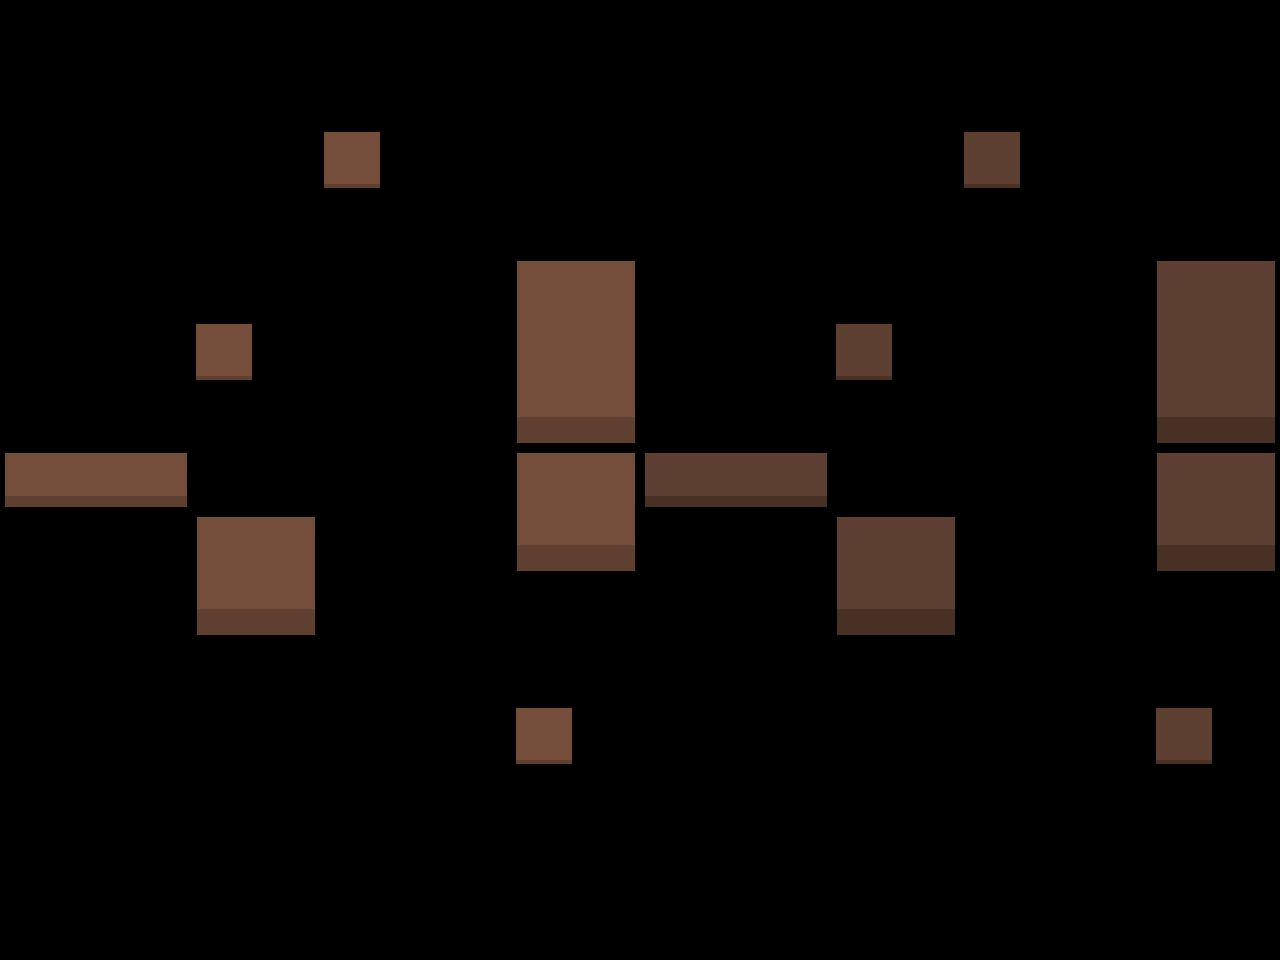

This is a level from a 2D game, rendered from its Tiled map with the project's own tilesets. A one-line summary and the complete map file follow:
An orthogonal 20x15 tile map with 64x64 px tiles, 1 tile layer (Слой тайлов 2) and 16 objects (12x solid, 4x spawn).

<map version="1.5" tiledversion="1.7.2" orientation="orthogonal" renderorder="right-down" width="20" height="15" tilewidth="64" tileheight="64" infinite="0" nextlayerid="4" nextobjectid="17">
 <editorsettings>
  <chunksize width="64" height="64" />
 </editorsettings>
 <tileset firstgid="1" name="tileset" tilewidth="64" tileheight="64" tilecount="50" columns="10">
  <image source="../image/tileset.png" width="640" height="320" />
 </tileset>
 <objectgroup id="2" name="Слой объектов 1">
  <object id="1" name="SpawnBall0" type="spawn" x="384" y="768" width="64" height="64" />
  <object id="2" name="SpawnHole0" type="spawn" x="128" y="128" width="64" height="64" />
  <object id="3" name="SpawnBall1" type="spawn" x="1024" y="768" width="64" height="64" />
  <object id="4" name="SpawnHole1" type="spawn" x="768" y="128" width="64" height="64" />
  <object id="5" type="solid" x="0" y="448" width="192" height="64" />
  <object id="6" type="solid" x="192" y="320" width="64" height="64" />
  <object id="7" type="solid" x="320" y="128" width="64" height="64" />
  <object id="8" type="solid" x="192" y="512" width="128" height="128" />
  <object id="9" type="solid" x="512" y="256" width="128" height="320" />
  <object id="10" type="solid" x="512" y="704" width="64" height="64" />
  <object id="11" type="solid" x="832" y="512" width="128" height="128" />
  <object id="12" type="solid" x="640" y="448" width="192" height="64" />
  <object id="13" type="solid" x="832" y="320" width="64" height="64" />
  <object id="14" type="solid" x="960" y="128" width="64" height="64" />
  <object id="15" type="solid" x="1152" y="256" width="128" height="320" />
  <object id="16" type="solid" x="1152" y="704" width="64" height="64" />
 </objectgroup>
 <layer id="3" name="Слой тайлов 2" width="20" height="15">
  <data>
   <tile />
   <tile />
   <tile />
   <tile />
   <tile />
   <tile />
   <tile />
   <tile />
   <tile />
   <tile />
   <tile />
   <tile />
   <tile />
   <tile />
   <tile />
   <tile />
   <tile />
   <tile />
   <tile />
   <tile />
   <tile />
   <tile />
   <tile />
   <tile />
   <tile />
   <tile />
   <tile />
   <tile />
   <tile />
   <tile />
   <tile />
   <tile />
   <tile />
   <tile />
   <tile />
   <tile />
   <tile />
   <tile />
   <tile />
   <tile />
   <tile />
   <tile />
   <tile />
   <tile />
   <tile />
   <tile gid="5" />
   <tile />
   <tile />
   <tile />
   <tile />
   <tile />
   <tile />
   <tile />
   <tile />
   <tile />
   <tile gid="6" />
   <tile />
   <tile />
   <tile />
   <tile />
   <tile />
   <tile />
   <tile />
   <tile />
   <tile />
   <tile gid="7" />
   <tile />
   <tile />
   <tile />
   <tile />
   <tile />
   <tile />
   <tile />
   <tile />
   <tile />
   <tile gid="7" />
   <tile />
   <tile />
   <tile />
   <tile />
   <tile />
   <tile />
   <tile />
   <tile />
   <tile />
   <tile />
   <tile />
   <tile />
   <tile gid="11" />
   <tile gid="13" />
   <tile />
   <tile />
   <tile />
   <tile />
   <tile />
   <tile />
   <tile />
   <tile />
   <tile gid="14" />
   <tile gid="16" />
   <tile />
   <tile />
   <tile />
   <tile gid="5" />
   <tile />
   <tile />
   <tile />
   <tile />
   <tile gid="21" />
   <tile gid="23" />
   <tile />
   <tile />
   <tile />
   <tile gid="6" />
   <tile />
   <tile />
   <tile />
   <tile />
   <tile gid="24" />
   <tile gid="26" />
   <tile />
   <tile />
   <tile />
   <tile gid="7" />
   <tile />
   <tile />
   <tile />
   <tile />
   <tile gid="31" />
   <tile gid="33" />
   <tile />
   <tile />
   <tile />
   <tile gid="7" />
   <tile />
   <tile />
   <tile />
   <tile />
   <tile gid="34" />
   <tile gid="36" />
   <tile gid="41" />
   <tile gid="42" />
   <tile gid="43" />
   <tile />
   <tile />
   <tile />
   <tile />
   <tile />
   <tile gid="11" />
   <tile gid="13" />
   <tile gid="44" />
   <tile gid="45" />
   <tile gid="46" />
   <tile />
   <tile />
   <tile />
   <tile />
   <tile />
   <tile gid="14" />
   <tile gid="16" />
   <tile gid="8" />
   <tile gid="9" />
   <tile gid="10" />
   <tile gid="11" />
   <tile gid="13" />
   <tile />
   <tile />
   <tile />
   <tile gid="31" />
   <tile gid="33" />
   <tile gid="8" />
   <tile gid="9" />
   <tile gid="10" />
   <tile gid="14" />
   <tile gid="16" />
   <tile />
   <tile />
   <tile />
   <tile gid="34" />
   <tile gid="36" />
   <tile />
   <tile />
   <tile />
   <tile gid="31" />
   <tile gid="33" />
   <tile />
   <tile />
   <tile />
   <tile gid="8" />
   <tile gid="10" />
   <tile />
   <tile />
   <tile />
   <tile gid="34" />
   <tile gid="36" />
   <tile />
   <tile />
   <tile />
   <tile gid="8" />
   <tile gid="10" />
   <tile />
   <tile />
   <tile />
   <tile gid="8" />
   <tile gid="10" />
   <tile />
   <tile />
   <tile />
   <tile />
   <tile />
   <tile />
   <tile />
   <tile />
   <tile gid="8" />
   <tile gid="10" />
   <tile />
   <tile />
   <tile />
   <tile />
   <tile />
   <tile />
   <tile />
   <tile />
   <tile />
   <tile />
   <tile />
   <tile />
   <tile />
   <tile gid="5" />
   <tile />
   <tile />
   <tile />
   <tile />
   <tile />
   <tile />
   <tile />
   <tile />
   <tile />
   <tile gid="6" />
   <tile />
   <tile />
   <tile />
   <tile />
   <tile />
   <tile />
   <tile />
   <tile />
   <tile />
   <tile gid="7" />
   <tile />
   <tile />
   <tile />
   <tile />
   <tile />
   <tile />
   <tile />
   <tile />
   <tile />
   <tile gid="7" />
   <tile />
   <tile />
   <tile />
   <tile />
   <tile />
   <tile />
   <tile />
   <tile />
   <tile />
   <tile />
   <tile />
   <tile />
   <tile />
   <tile />
   <tile />
   <tile />
   <tile />
   <tile />
   <tile />
   <tile />
   <tile />
   <tile />
   <tile />
   <tile />
   <tile />
   <tile />
   <tile />
   <tile />
   <tile />
   <tile />
   <tile />
   <tile />
   <tile />
   <tile />
   <tile />
   <tile />
   <tile />
   <tile />
   <tile />
   <tile />
   <tile />
  </data>
 </layer>
</map>